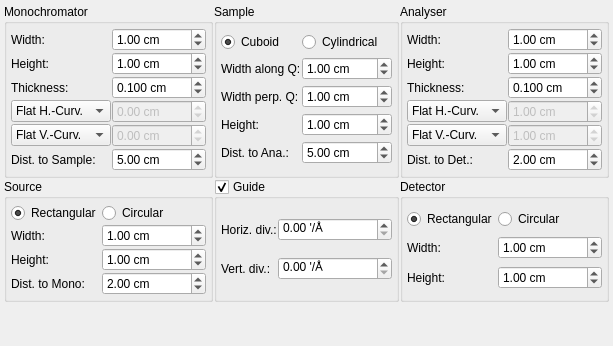
     <widget class="QWidget" name="tabPop">
      <attribute name="title">
       <string>TAS Geometry</string>
      </attribute>
      <layout class="QGridLayout" name="gridLayout_3">
       <property name="margin">
        <number>4</number>
       </property>
       <property name="spacing">
        <number>1</number>
       </property>
       <item row="1" column="2">
        <widget class="QGroupBox" name="groupBox_15">
         <property name="title">
          <string>Detector</string>
         </property>
         <layout class="QGridLayout" name="gridLayout_33">
          <property name="margin">
           <number>4</number>
          </property>
          <property name="spacing">
           <number>1</number>
          </property>
          <item row="0" column="0">
           <widget class="QRadioButton" name="radioDetRect">
            <property name="text">
             <string>Rectangular</string>
            </property>
            <property name="checked">
             <bool>true</bool>
            </property>
           </widget>
          </item>
          <item row="0" column="1">
           <widget class="QRadioButton" name="radioDetCirc">
            <property name="text">
             <string>Circular</string>
            </property>
           </widget>
          </item>
          <item row="1" column="0">
           <widget class="QLabel" name="label_46">
            <property name="sizePolicy">
             <sizepolicy hsizetype="Fixed" vsizetype="Preferred">
              <horstretch>0</horstretch>
              <verstretch>0</verstretch>
             </sizepolicy>
            </property>
            <property name="text">
             <string>Width:</string>
            </property>
           </widget>
          </item>
          <item row="1" column="1">
           <widget class="QDoubleSpinBox" name="spinDetW">
            <property name="suffix">
             <string> cm</string>
            </property>
            <property name="decimals">
             <number>2</number>
            </property>
            <property name="maximum">
             <double>999.000000000000000</double>
            </property>
            <property name="singleStep">
             <double>0.100000000000000</double>
            </property>
            <property name="value">
             <double>1.000000000000000</double>
            </property>
           </widget>
          </item>
          <item row="2" column="0">
           <widget class="QLabel" name="label_47">
            <property name="sizePolicy">
             <sizepolicy hsizetype="Fixed" vsizetype="Preferred">
              <horstretch>0</horstretch>
              <verstretch>0</verstretch>
             </sizepolicy>
            </property>
            <property name="text">
             <string>Height:</string>
            </property>
           </widget>
          </item>
          <item row="2" column="1">
           <widget class="QDoubleSpinBox" name="spinDetH">
            <property name="suffix">
             <string> cm</string>
            </property>
            <property name="decimals">
             <number>2</number>
            </property>
            <property name="maximum">
             <double>999.000000000000000</double>
            </property>
            <property name="singleStep">
             <double>0.100000000000000</double>
            </property>
            <property name="value">
             <double>1.000000000000000</double>
            </property>
           </widget>
          </item>
         </layout>
        </widget>
       </item>
       <item row="1" column="0">
        <widget class="QGroupBox" name="groupBox_12">
         <property name="title">
          <string>Source</string>
         </property>
         <layout class="QGridLayout" name="gridLayout_31">
          <property name="margin">
           <number>4</number>
          </property>
          <property name="spacing">
           <number>1</number>
          </property>
          <item row="0" column="0">
           <widget class="QRadioButton" name="radioSrcRect">
            <property name="text">
             <string>Rectangular</string>
            </property>
            <property name="checked">
             <bool>true</bool>
            </property>
           </widget>
          </item>
          <item row="0" column="1">
           <widget class="QRadioButton" name="radioSrcCirc">
            <property name="text">
             <string>Circular</string>
            </property>
           </widget>
          </item>
          <item row="1" column="0">
           <widget class="QLabel" name="label_39">
            <property name="sizePolicy">
             <sizepolicy hsizetype="Fixed" vsizetype="Preferred">
              <horstretch>0</horstretch>
              <verstretch>0</verstretch>
             </sizepolicy>
            </property>
            <property name="text">
             <string>Width:</string>
            </property>
           </widget>
          </item>
          <item row="1" column="1">
           <widget class="QDoubleSpinBox" name="spinSrcW">
            <property name="suffix">
             <string> cm</string>
            </property>
            <property name="decimals">
             <number>2</number>
            </property>
            <property name="maximum">
             <double>999.000000000000000</double>
            </property>
            <property name="singleStep">
             <double>0.100000000000000</double>
            </property>
            <property name="value">
             <double>1.000000000000000</double>
            </property>
           </widget>
          </item>
          <item row="2" column="0">
           <widget class="QLabel" name="label_40">
            <property name="sizePolicy">
             <sizepolicy hsizetype="Fixed" vsizetype="Preferred">
              <horstretch>0</horstretch>
              <verstretch>0</verstretch>
             </sizepolicy>
            </property>
            <property name="text">
             <string>Height:</string>
            </property>
           </widget>
          </item>
          <item row="2" column="1">
           <widget class="QDoubleSpinBox" name="spinSrcH">
            <property name="suffix">
             <string> cm</string>
            </property>
            <property name="decimals">
             <number>2</number>
            </property>
            <property name="maximum">
             <double>999.000000000000000</double>
            </property>
            <property name="singleStep">
             <double>0.100000000000000</double>
            </property>
            <property name="value">
             <double>1.000000000000000</double>
            </property>
           </widget>
          </item>
          <item row="3" column="0">
           <widget class="QLabel" name="label_54">
            <property name="sizePolicy">
             <sizepolicy hsizetype="Fixed" vsizetype="Preferred">
              <horstretch>0</horstretch>
              <verstretch>0</verstretch>
             </sizepolicy>
            </property>
            <property name="text">
             <string>Dist. to Mono:</string>
            </property>
           </widget>
          </item>
          <item row="3" column="1">
           <widget class="QDoubleSpinBox" name="spinDistSrcMono">
            <property name="suffix">
             <string> cm</string>
            </property>
            <property name="decimals">
             <number>2</number>
            </property>
            <property name="maximum">
             <double>9999.000000000000000</double>
            </property>
            <property name="singleStep">
             <double>1.000000000000000</double>
            </property>
            <property name="value">
             <double>2.000000000000000</double>
            </property>
           </widget>
          </item>
         </layout>
        </widget>
       </item>
       <item row="2" column="0" colspan="3">
        <spacer name="verticalSpacer_6">
         <property name="orientation">
          <enum>Qt::Vertical</enum>
         </property>
         <property name="sizeHint" stdset="0">
          <size>
           <width>20</width>
           <height>40</height>
          </size>
         </property>
        </spacer>
       </item>
       <item row="0" column="2">
        <widget class="QGroupBox" name="groupBox_17">
         <property name="title">
          <string>Analyser</string>
         </property>
         <layout class="QGridLayout" name="gridLayout_11">
          <property name="margin">
           <number>4</number>
          </property>
          <property name="spacing">
           <number>1</number>
          </property>
          <item row="0" column="0">
           <widget class="QLabel" name="label_51">
            <property name="sizePolicy">
             <sizepolicy hsizetype="Fixed" vsizetype="Preferred">
              <horstretch>0</horstretch>
              <verstretch>0</verstretch>
             </sizepolicy>
            </property>
            <property name="text">
             <string>Width:</string>
            </property>
           </widget>
          </item>
          <item row="0" column="1">
           <widget class="QDoubleSpinBox" name="spinAnaW">
            <property name="suffix">
             <string> cm</string>
            </property>
            <property name="decimals">
             <number>2</number>
            </property>
            <property name="maximum">
             <double>999.000000000000000</double>
            </property>
            <property name="singleStep">
             <double>0.100000000000000</double>
            </property>
            <property name="value">
             <double>1.000000000000000</double>
            </property>
           </widget>
          </item>
          <item row="1" column="0">
           <widget class="QLabel" name="label_52">
            <property name="sizePolicy">
             <sizepolicy hsizetype="Fixed" vsizetype="Preferred">
              <horstretch>0</horstretch>
              <verstretch>0</verstretch>
             </sizepolicy>
            </property>
            <property name="text">
             <string>Height:</string>
            </property>
           </widget>
          </item>
          <item row="1" column="1">
           <widget class="QDoubleSpinBox" name="spinAnaH">
            <property name="suffix">
             <string> cm</string>
            </property>
            <property name="decimals">
             <number>2</number>
            </property>
            <property name="maximum">
             <double>999.000000000000000</double>
            </property>
            <property name="singleStep">
             <double>0.100000000000000</double>
            </property>
            <property name="value">
             <double>1.000000000000000</double>
            </property>
           </widget>
          </item>
          <item row="2" column="0">
           <widget class="QLabel" name="label_53">
            <property name="sizePolicy">
             <sizepolicy hsizetype="Fixed" vsizetype="Preferred">
              <horstretch>0</horstretch>
              <verstretch>0</verstretch>
             </sizepolicy>
            </property>
            <property name="text">
             <string>Thickness:</string>
            </property>
           </widget>
          </item>
          <item row="2" column="1">
           <widget class="QDoubleSpinBox" name="spinAnaThick">
            <property name="suffix">
             <string> cm</string>
            </property>
            <property name="decimals">
             <number>3</number>
            </property>
            <property name="maximum">
             <double>999.000000000000000</double>
            </property>
            <property name="singleStep">
             <double>0.100000000000000</double>
            </property>
            <property name="value">
             <double>0.100000000000000</double>
            </property>
           </widget>
          </item>
          <item row="3" column="0">
           <widget class="QComboBox" name="comboAnaHori">
            <property name="sizePolicy">
             <sizepolicy hsizetype="Minimum" vsizetype="Fixed">
              <horstretch>0</horstretch>
              <verstretch>0</verstretch>
             </sizepolicy>
            </property>
            <item>
             <property name="text">
              <string>Flat H.-Curv.</string>
             </property>
            </item>
            <item>
             <property name="text">
              <string>Opt. H.-Curv.</string>
             </property>
            </item>
            <item>
             <property name="text">
              <string>H.-Curv.:</string>
             </property>
            </item>
           </widget>
          </item>
          <item row="3" column="1">
           <widget class="QDoubleSpinBox" name="spinAnaCurvH">
            <property name="enabled">
             <bool>false</bool>
            </property>
            <property name="suffix">
             <string> cm</string>
            </property>
            <property name="minimum">
             <double>-9999.000000000000000</double>
            </property>
            <property name="maximum">
             <double>9999.000000000000000</double>
            </property>
            <property name="singleStep">
             <double>0.100000000000000</double>
            </property>
            <property name="value">
             <double>1.000000000000000</double>
            </property>
           </widget>
          </item>
          <item row="4" column="0">
           <widget class="QComboBox" name="comboAnaVert">
            <property name="sizePolicy">
             <sizepolicy hsizetype="Minimum" vsizetype="Fixed">
              <horstretch>0</horstretch>
              <verstretch>0</verstretch>
             </sizepolicy>
            </property>
            <item>
             <property name="text">
              <string>Flat V.-Curv.</string>
             </property>
            </item>
            <item>
             <property name="text">
              <string>Opt. V.-Curv.</string>
             </property>
            </item>
            <item>
             <property name="text">
              <string>V.-Curv.:</string>
             </property>
            </item>
           </widget>
          </item>
          <item row="4" column="1">
           <widget class="QDoubleSpinBox" name="spinAnaCurvV">
            <property name="enabled">
             <bool>false</bool>
            </property>
            <property name="suffix">
             <string> cm</string>
            </property>
            <property name="minimum">
             <double>-9999.000000000000000</double>
            </property>
            <property name="maximum">
             <double>9999.000000000000000</double>
            </property>
            <property name="singleStep">
             <double>0.100000000000000</double>
            </property>
            <property name="value">
             <double>1.000000000000000</double>
            </property>
           </widget>
          </item>
          <item row="5" column="0">
           <widget class="QLabel" name="label_57">
            <property name="sizePolicy">
             <sizepolicy hsizetype="Fixed" vsizetype="Preferred">
              <horstretch>0</horstretch>
              <verstretch>0</verstretch>
             </sizepolicy>
            </property>
            <property name="text">
             <string>Dist. to Det.:</string>
            </property>
           </widget>
          </item>
          <item row="5" column="1">
           <widget class="QDoubleSpinBox" name="spinDistAnaDet">
            <property name="suffix">
             <string> cm</string>
            </property>
            <property name="decimals">
             <number>2</number>
            </property>
            <property name="maximum">
             <double>9999.000000000000000</double>
            </property>
            <property name="singleStep">
             <double>1.000000000000000</double>
            </property>
            <property name="value">
             <double>2.000000000000000</double>
            </property>
           </widget>
          </item>
         </layout>
        </widget>
       </item>
       <item row="0" column="0">
        <widget class="QGroupBox" name="groupBox_16">
         <property name="title">
          <string>Monochromator</string>
         </property>
         <layout class="QGridLayout" name="gridLayout_10">
          <property name="margin">
           <number>4</number>
          </property>
          <property name="spacing">
           <number>1</number>
          </property>
          <item row="0" column="0">
           <widget class="QLabel" name="label_48">
            <property name="sizePolicy">
             <sizepolicy hsizetype="Fixed" vsizetype="Preferred">
              <horstretch>0</horstretch>
              <verstretch>0</verstretch>
             </sizepolicy>
            </property>
            <property name="text">
             <string>Width:</string>
            </property>
           </widget>
          </item>
          <item row="0" column="1">
           <widget class="QDoubleSpinBox" name="spinMonoW">
            <property name="suffix">
             <string> cm</string>
            </property>
            <property name="decimals">
             <number>2</number>
            </property>
            <property name="maximum">
             <double>999.000000000000000</double>
            </property>
            <property name="singleStep">
             <double>0.100000000000000</double>
            </property>
            <property name="value">
             <double>1.000000000000000</double>
            </property>
           </widget>
          </item>
          <item row="1" column="0">
           <widget class="QLabel" name="label_49">
            <property name="sizePolicy">
             <sizepolicy hsizetype="Fixed" vsizetype="Preferred">
              <horstretch>0</horstretch>
              <verstretch>0</verstretch>
             </sizepolicy>
            </property>
            <property name="text">
             <string>Height:</string>
            </property>
           </widget>
          </item>
          <item row="1" column="1">
           <widget class="QDoubleSpinBox" name="spinMonoH">
            <property name="suffix">
             <string> cm</string>
            </property>
            <property name="decimals">
             <number>2</number>
            </property>
            <property name="maximum">
             <double>999.000000000000000</double>
            </property>
            <property name="singleStep">
             <double>0.100000000000000</double>
            </property>
            <property name="value">
             <double>1.000000000000000</double>
            </property>
           </widget>
          </item>
          <item row="2" column="0">
           <widget class="QLabel" name="label_50">
            <property name="sizePolicy">
             <sizepolicy hsizetype="Fixed" vsizetype="Preferred">
              <horstretch>0</horstretch>
              <verstretch>0</verstretch>
             </sizepolicy>
            </property>
            <property name="text">
             <string>Thickness:</string>
            </property>
           </widget>
          </item>
          <item row="2" column="1">
           <widget class="QDoubleSpinBox" name="spinMonoThick">
            <property name="suffix">
             <string> cm</string>
            </property>
            <property name="decimals">
             <number>3</number>
            </property>
            <property name="maximum">
             <double>999.000000000000000</double>
            </property>
            <property name="singleStep">
             <double>0.010000000000000</double>
            </property>
            <property name="value">
             <double>0.100000000000000</double>
            </property>
           </widget>
          </item>
          <item row="3" column="0">
           <widget class="QComboBox" name="comboMonoHori">
            <property name="sizePolicy">
             <sizepolicy hsizetype="Minimum" vsizetype="Fixed">
              <horstretch>0</horstretch>
              <verstretch>0</verstretch>
             </sizepolicy>
            </property>
            <item>
             <property name="text">
              <string>Flat H.-Curv.</string>
             </property>
            </item>
            <item>
             <property name="text">
              <string>Opt. H.-Curv.</string>
             </property>
            </item>
            <item>
             <property name="text">
              <string>H.-Curv.:</string>
             </property>
            </item>
           </widget>
          </item>
          <item row="3" column="1">
           <widget class="QDoubleSpinBox" name="spinMonoCurvH">
            <property name="enabled">
             <bool>false</bool>
            </property>
            <property name="suffix">
             <string> cm</string>
            </property>
            <property name="minimum">
             <double>-9999.000000000000000</double>
            </property>
            <property name="maximum">
             <double>9999.000000000000000</double>
            </property>
            <property name="singleStep">
             <double>0.100000000000000</double>
            </property>
           </widget>
          </item>
          <item row="4" column="0">
           <widget class="QComboBox" name="comboMonoVert">
            <property name="sizePolicy">
             <sizepolicy hsizetype="Minimum" vsizetype="Fixed">
              <horstretch>0</horstretch>
              <verstretch>0</verstretch>
             </sizepolicy>
            </property>
            <item>
             <property name="text">
              <string>Flat V.-Curv.</string>
             </property>
            </item>
            <item>
             <property name="text">
              <string>Opt. V.-Curv.</string>
             </property>
            </item>
            <item>
             <property name="text">
              <string>V.-Curv.:</string>
             </property>
            </item>
           </widget>
          </item>
          <item row="4" column="1">
           <widget class="QDoubleSpinBox" name="spinMonoCurvV">
            <property name="enabled">
             <bool>false</bool>
            </property>
            <property name="suffix">
             <string> cm</string>
            </property>
            <property name="minimum">
             <double>-9999.000000000000000</double>
            </property>
            <property name="maximum">
             <double>9999.000000000000000</double>
            </property>
            <property name="singleStep">
             <double>0.100000000000000</double>
            </property>
           </widget>
          </item>
          <item row="5" column="0">
           <widget class="QLabel" name="label_55">
            <property name="sizePolicy">
             <sizepolicy hsizetype="Fixed" vsizetype="Preferred">
              <horstretch>0</horstretch>
              <verstretch>0</verstretch>
             </sizepolicy>
            </property>
            <property name="text">
             <string>Dist. to Sample:</string>
            </property>
           </widget>
          </item>
          <item row="5" column="1">
           <widget class="QDoubleSpinBox" name="spinDistMonoSample">
            <property name="suffix">
             <string> cm</string>
            </property>
            <property name="decimals">
             <number>2</number>
            </property>
            <property name="maximum">
             <double>9999.000000000000000</double>
            </property>
            <property name="singleStep">
             <double>1.000000000000000</double>
            </property>
            <property name="value">
             <double>5.000000000000000</double>
            </property>
           </widget>
          </item>
         </layout>
        </widget>
       </item>
       <item row="0" column="1">
        <widget class="QGroupBox" name="groupBox_14">
         <property name="title">
          <string>Sample</string>
         </property>
         <layout class="QGridLayout" name="gridLayout_30">
          <property name="margin">
           <number>4</number>
          </property>
          <property name="spacing">
           <number>1</number>
          </property>
          <item row="2" column="0">
           <widget class="QLabel" name="label_44">
            <property name="sizePolicy">
             <sizepolicy hsizetype="Fixed" vsizetype="Preferred">
              <horstretch>0</horstretch>
              <verstretch>0</verstretch>
             </sizepolicy>
            </property>
            <property name="text">
             <string>Width perp. Q:</string>
            </property>
           </widget>
          </item>
          <item row="3" column="0">
           <widget class="QLabel" name="label_45">
            <property name="sizePolicy">
             <sizepolicy hsizetype="Fixed" vsizetype="Preferred">
              <horstretch>0</horstretch>
              <verstretch>0</verstretch>
             </sizepolicy>
            </property>
            <property name="text">
             <string>Height:</string>
            </property>
           </widget>
          </item>
          <item row="1" column="0">
           <widget class="QLabel" name="label_43">
            <property name="sizePolicy">
             <sizepolicy hsizetype="Fixed" vsizetype="Preferred">
              <horstretch>0</horstretch>
              <verstretch>0</verstretch>
             </sizepolicy>
            </property>
            <property name="text">
             <string>Width along Q:</string>
            </property>
           </widget>
          </item>
          <item row="4" column="0">
           <widget class="QLabel" name="label_56">
            <property name="sizePolicy">
             <sizepolicy hsizetype="Fixed" vsizetype="Preferred">
              <horstretch>0</horstretch>
              <verstretch>0</verstretch>
             </sizepolicy>
            </property>
            <property name="text">
             <string>Dist. to Ana.:</string>
            </property>
           </widget>
          </item>
          <item row="4" column="1">
           <widget class="QDoubleSpinBox" name="spinDistSampleAna">
            <property name="suffix">
             <string> cm</string>
            </property>
            <property name="decimals">
             <number>2</number>
            </property>
            <property name="maximum">
             <double>9999.000000000000000</double>
            </property>
            <property name="singleStep">
             <double>1.000000000000000</double>
            </property>
            <property name="value">
             <double>5.000000000000000</double>
            </property>
           </widget>
          </item>
          <item row="0" column="0">
           <widget class="QRadioButton" name="radioSampleCub">
            <property name="text">
             <string>Cuboid</string>
            </property>
            <property name="checked">
             <bool>true</bool>
            </property>
           </widget>
          </item>
          <item row="3" column="1">
           <widget class="QDoubleSpinBox" name="spinSampleH">
            <property name="suffix">
             <string> cm</string>
            </property>
            <property name="decimals">
             <number>2</number>
            </property>
            <property name="maximum">
             <double>999.000000000000000</double>
            </property>
            <property name="singleStep">
             <double>0.100000000000000</double>
            </property>
            <property name="value">
             <double>1.000000000000000</double>
            </property>
           </widget>
          </item>
          <item row="2" column="1">
           <widget class="QDoubleSpinBox" name="spinSampleW_perpQ">
            <property name="suffix">
             <string> cm</string>
            </property>
            <property name="decimals">
             <number>2</number>
            </property>
            <property name="maximum">
             <double>999.000000000000000</double>
            </property>
            <property name="singleStep">
             <double>0.100000000000000</double>
            </property>
            <property name="value">
             <double>1.000000000000000</double>
            </property>
           </widget>
          </item>
          <item row="1" column="1">
           <widget class="QDoubleSpinBox" name="spinSampleW_Q">
            <property name="suffix">
             <string> cm</string>
            </property>
            <property name="decimals">
             <number>2</number>
            </property>
            <property name="maximum">
             <double>999.000000000000000</double>
            </property>
            <property name="singleStep">
             <double>0.100000000000000</double>
            </property>
            <property name="value">
             <double>1.000000000000000</double>
            </property>
           </widget>
          </item>
          <item row="0" column="1">
           <widget class="QRadioButton" name="radioSampleCyl">
            <property name="text">
             <string>Cylindrical</string>
            </property>
           </widget>
          </item>
         </layout>
        </widget>
       </item>
       <item row="1" column="1">
        <widget class="QGroupBox" name="groupGuide">
         <property name="enabled">
          <bool>true</bool>
         </property>
         <property name="title">
          <string>Guide</string>
         </property>
         <property name="checkable">
          <bool>true</bool>
         </property>
         <property name="checked">
          <bool>true</bool>
         </property>
         <layout class="QGridLayout" name="gridLayout_32">
          <property name="margin">
           <number>4</number>
          </property>
          <property name="spacing">
           <number>1</number>
          </property>
          <item row="0" column="0">
           <widget class="QLabel" name="label_41">
            <property name="enabled">
             <bool>true</bool>
            </property>
            <property name="sizePolicy">
             <sizepolicy hsizetype="Fixed" vsizetype="Preferred">
              <horstretch>0</horstretch>
              <verstretch>0</verstretch>
             </sizepolicy>
            </property>
            <property name="text">
             <string>Horiz. div.:</string>
            </property>
           </widget>
          </item>
          <item row="0" column="1">
           <widget class="QDoubleSpinBox" name="spinGuideDivH">
            <property name="enabled">
             <bool>true</bool>
            </property>
            <property name="suffix">
             <string> '/Å</string>
            </property>
            <property name="maximum">
             <double>9999.000000000000000</double>
            </property>
            <property name="singleStep">
             <double>0.100000000000000</double>
            </property>
           </widget>
          </item>
          <item row="1" column="0">
           <widget class="QLabel" name="label_42">
            <property name="enabled">
             <bool>true</bool>
            </property>
            <property name="sizePolicy">
             <sizepolicy hsizetype="Fixed" vsizetype="Preferred">
              <horstretch>0</horstretch>
              <verstretch>0</verstretch>
             </sizepolicy>
            </property>
            <property name="text">
             <string>Vert. div.:</string>
            </property>
           </widget>
          </item>
          <item row="1" column="1">
           <widget class="QDoubleSpinBox" name="spinGuideDivV">
            <property name="enabled">
             <bool>true</bool>
            </property>
            <property name="suffix">
             <string> '/Å</string>
            </property>
            <property name="maximum">
             <double>9999.000000000000000</double>
            </property>
            <property name="singleStep">
             <double>0.100000000000000</double>
            </property>
           </widget>
          </item>
         </layout>
        </widget>
       </item>
      </layout>
     </widget>
